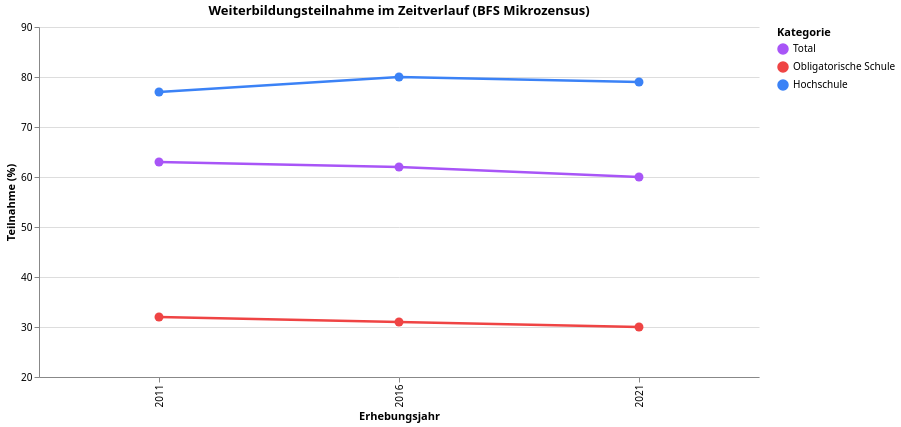

Specify this chart in Vega-Lite:
### Vega-Lite specification from a JSON file in a GitHub repository (floating-point values rounded to 4 significant figures)
{"$schema": "https://vega.github.io/schema/vega-lite/v5.json", "config": {"font": "Switzer, system-ui, sans-serif", "view": {"stroke": "transparent"}}, "data": {"values": [{"Jahr": 2011, "Kategorie": "Total", "Teilnahme %": 63}, {"Jahr": 2016, "Kategorie": "Total", "Teilnahme %": 62}, {"Jahr": 2021, "Kategorie": "Total", "Teilnahme %": 60}, {"Jahr": 2011, "Kategorie": "Obligatorische Schule", "Teilnahme %": 32}, {"Jahr": 2016, "Kategorie": "Obligatorische Schule", "Teilnahme %": 31}, {"Jahr": 2021, "Kategorie": "Obligatorische Schule", "Teilnahme %": 30}, {"Jahr": 2011, "Kategorie": "Hochschule", "Teilnahme %": 77}, {"Jahr": 2016, "Kategorie": "Hochschule", "Teilnahme %": 80}, {"Jahr": 2021, "Kategorie": "Hochschule", "Teilnahme %": 79}]}, "encoding": {"color": {"field": "Kategorie", "scale": {"domain": ["Total", "Obligatorische Schule", "Hochschule"], "range": ["#a855f7", "#ef4444", "#3b82f6"]}, "type": "nominal"}, "x": {"field": "Jahr", "title": "Erhebungsjahr", "type": "ordinal"}, "y": {"field": "Teilnahme %", "scale": {"domain": [20, 90]}, "title": "Teilnahme (%)", "type": "quantitative"}}, "height": 350, "mark": {"point": {"size": 80}, "strokeWidth": 2.5, "type": "line"}, "title": "Weiterbildungsteilnahme im Zeitverlauf (BFS Mikrozensus)", "width": 720}
